Frame 1 (no input): blank canvas, image omitted
Frame 60 (the mouse pressed at the canvas centre just before this capture): blank canvas, image omitted
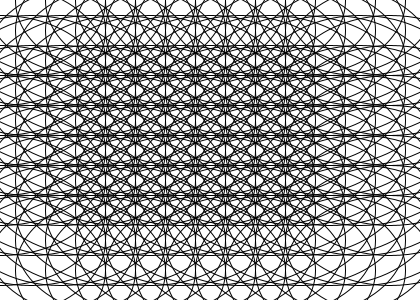
Frame 120 (the mouse held since frame 60 and released just before this capture)

The Processing sketch whose frames 1 and 60 were blank and that drew this single picture after the mouse press (run headless with seeded random() and noise(); from frame 60 on, the mouse is pressed at the canvas centre):

// Processing sketch: processing_126183
// ── processing_126183.pde

void setup(){
size(420,300);
}
void draw(){
  background(255);
  noFill();
  float xx=0, yy=0;
  for(int x=0; x<width; x+=30)
  for(int y= 0; y<height; y+=30)
  ellipse(x,y,mouseX,mouseY);
}
